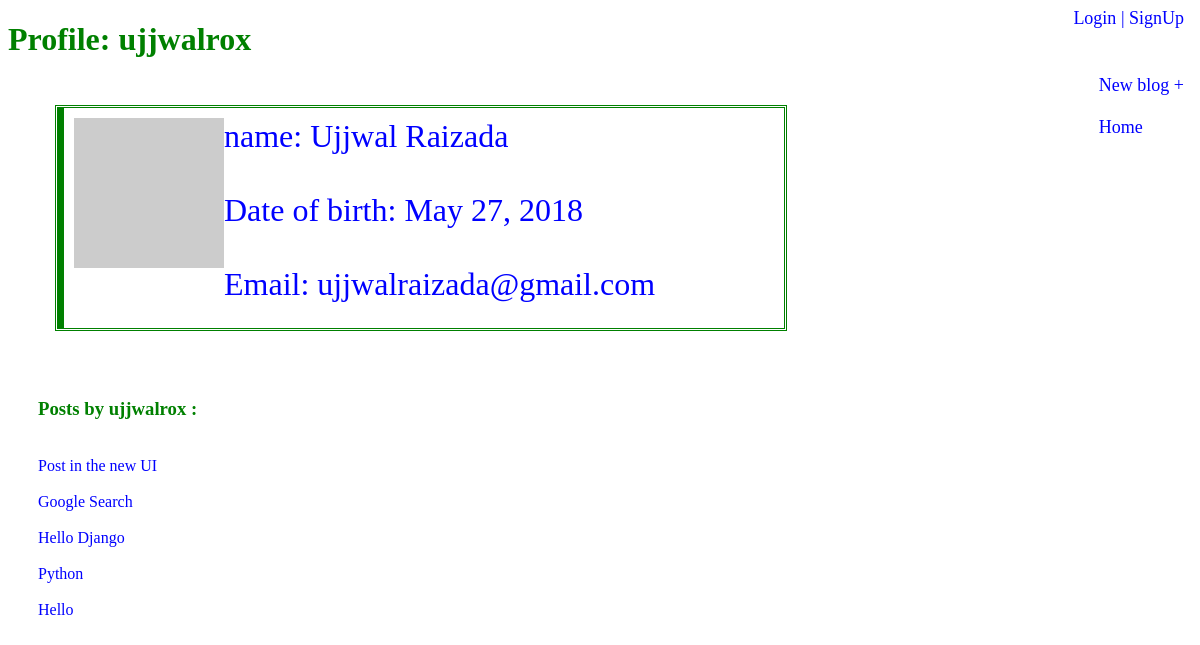
Screenshot of /profile/ujjwalrox/ with the database file from the repository.
### blog/models.py (models this page shows, shortened)
class Author(models.Model):
	user = models.OneToOneField(
		User,
		on_delete=models.CASCADE,
		primary_key=True,
		)
	first_name = models.CharField(max_length=100, null=True)
	last_name = models.CharField(max_length=100, null=True)
	date_of_birth = models.DateField(null=True, blank=True)
	date_of_death = models.DateField('Died', null=True, blank=True)

class blog(models.Model):
	title = models.CharField(max_length=100, unique=True)
	body = models.TextField()
	posted = models.DateField(db_index=True, auto_now_add=True)
	category = models.ManyToManyField(Category, help_text='Select a category for this post')
	author = models.ForeignKey('Author', on_delete=models.CASCADE)
	class Meta:
		ordering = ["-posted"]

### blog/views.py (the view)
# urls.py: path('profile/<slug:username>/', views.profile, name="profile"),
def profile(request,username):
	print(str(username))
	author = get_object_or_404(Author, user__username=username)
	blogs = blog.objects.all().filter(author__user__username=username)
	return render(request, 'profile.html', {'author':author, 'blogs':blogs})

### blog/templates/profile.html
{% extends "base.html" %}
{% block content %}
<h1 style="color:green;font-family: verdana">Profile: {{ author.user.username }}</h1>
<div class="one3" style="font-family: verdana;color: blue;font-size: 200%"><img class="pro" src="https://avatars.dicebear.com/v2/male/{{author.user.username }}.svg" >
 name: {{ author.first_name }} {{ author.last_name }}
<br><br>
Date of birth: {{ author.date_of_birth }}
<br><br>
Email: {{ author.user.email }}
</div>
<br>
<br>
<div style="margin-left: 30px">
	<h3 style="color:green;font-family: verdana">Posts by {{ author.user.username }} : </h3>
{% for blog in blogs %}
<br>
<a href="{% url 'index' %}{{ blog.pk }}">
{{ blog.title }}
</a>
<br>
{% endfor %}
</div>
<br><br>
{% endblock %}

### blog/templates/base.html (style rules this page uses)
body { background-image: url("https://encrypted-tbn0.gstatic.com/images?q=tbn:ANd9GcRj2m8z_NvHsByT0sVqx91-qj3PpvVtJqE1XRs7nb2IbAC04kib"); }
.one3 { border-left: 6px solid green; background-color: white; margin-top: 50px; margin-bottom: 15px; margin-right: 30%; margin-left: 50px; padding-top: 10px; padding-right: 10px; padding-bottom: 10px; padding-left: 10px; min-width: 300px; max-width: 700px; min-height: 200px; outline-style: double; outline-color: green; text-align: justify; }
a { text-decoration: none; color: blue; }
img { float: left; height: 70px; width: 70px; }
img.pro { float: left; height: 150px; width: 150px; }

### rows the page displays
Author: user.username "ujjwalrox", first_name "Ujjwal", last_name "Raizada", date_of_birth "May 27, 2018", user.email "ujjwalraizada@gmail.com"
blog: title "Post in the new UI"
blog: title "Google Search"
blog: title "Hello Django"
blog: title "Python"
blog: title "Hello"
